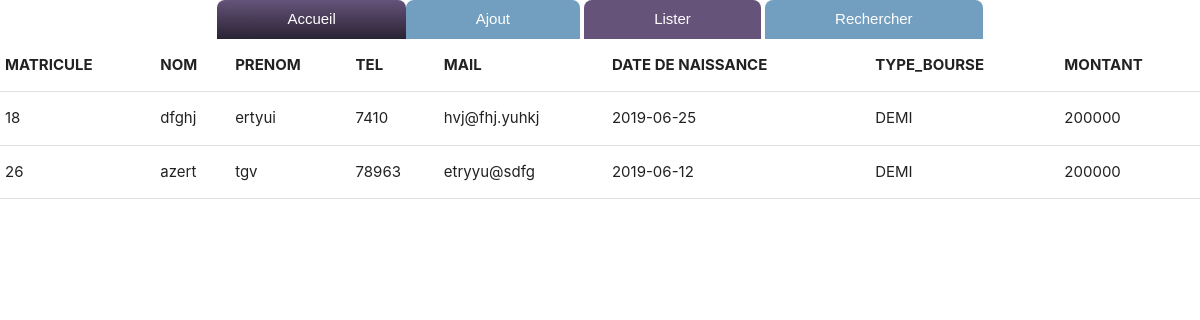
The page /projet4bddAns/listboursier.php on the database its author committed.
### tables this page shows
CREATE TABLE `etudiant` (
  `matricule` int(11) NOT NULL,
  `nom` varchar(50) NOT NULL,
  `prenom` varchar(50) NOT NULL,
  `tel` int(11) NOT NULL,
  `mail` varchar(50) NOT NULL,
  `date_naissance` date NOT NULL
);

CREATE TABLE `Type_Bourse` (
  `id_type` int(11) NOT NULL,
  `type_bourse` varchar(50) NOT NULL,
  `montant` int(11) NOT NULL
);

### projet4bddAns/Etudiantservice.php (called while the page is built, shortened)
<?php
    class Etudiantservice{
        protected $pdo;
        public function __construct($login="moonawa", $pass="Awa@771301409", $serveur="localhost", $db="bourse"){
          try{
            $this->pdo = new PDO("mysql:host=$serveur; dbname=$db", $login, $pass);
            $this->pdo -> setAttribute(PDO::ATTR_ERRMODE, PDO::ERRMODE_EXCEPTION);
          }
          catch(PDOException $e){
            echo 'Echec de la connexion :' .$e->getMessage();
          }
        }
    public function listerboursier(){
        try{
            $prepare=$this->pdo->prepare("SELECT etudiant.matricule as matricule, etudiant.nom as nom ,
             etudiant.prenom as prenom ,etudiant.tel as tel , etudiant.mail as mail,
             etudiant.date_naissance as date_naissance, Type_Bourse.type_bourse as type_bourse,
              Type_Bourse.montant as montant
            FROM `etudiant`,`Type_Bourse`,`Boursier`
           WHERE etudiant.matricule = Boursier.matricule
           AND Type_Bourse.id_type=Boursier.id_type");
           $prepare->execute();
            return $prepare->fetchAll(PDO::FETCH_OBJ);
           return $prepare;
                }
                catch(PDOException $e){
                    throw new Exception ($e->getMessage());
                }
    }
}
?>

### projet4bddAns/listboursier.php (the view, shortened to what this page needs)
<!DOCTYPE html>
<html>
<head>
    <link rel="stylesheet" href="https://cdnjs.cloudflare.com/ajax/libs/materialize/1.0.0/css/materialize.min.css">
</head>
<body>
    <?php
    include 'header.php';
$list = new Etudiantservice();
echo'<table>
    <tbody>
        <tr>
        <th>MATRICULE</th>
        <th>NOM</th>
        <th>PRENOM</th>
        <th>TEL</th>
        <th>MAIL</th>
        <th>DATE DE NAISSANCE</th>
        <th>TYPE_BOURSE</th>
        <th>MONTANT</th>
        </tr>';
        foreach ($list->listerboursier()  as  $value) {
            echo '
            <tr>
            <td>'.$value->matricule.'</td>
            <td>'.$value->nom.'</td>
            <td>'.$value->prenom.'</td>
            <td>'.$value->tel.'</td>
            <td>'.$value->mail.'</td>
            <td>'.$value->date_naissance.'</td>
            <td>'.$value->type_bourse.'</td>
            <td>'.$value->montant.'</td>
        </tr>';
        }
?>
</tbody>
</table>
</body>
</html>

### projet4bddAns/header.php (shortened to what this page needs)
<!DOCTYPE html>
<html>
    <head>
        <link rel="stylesheet" href="header.css" type="text/css">
    </head>
    <body>
<ul id="menu-demo2">
	<li><a href="accueil.php">Accueil</a>
	<li><a href="#">Ajout</a>
	</li>
	<li><a href="#">Lister</a>
	</li>
	<li><a href="#">Rechercher</a>
	</li>
</ul>
    </body>
</html>

### projet4bddAns/header.css (style rules this page uses)
#menu-demo2, #menu-demo2 ul { padding:0; margin:0; list-style:none; text-align:center; }
#menu-demo2 li { display:inline-block; position:relative; border-radius:8px 8px 0 0; }
#menu-demo2 li:first-child { background-color: #65537A; background-image:-webkit-linear-gradient(top, #65537A 0%, #2A2333 100%); background-image:linear-gradient(to bottom, #65537A 0%, #2A2333 100%); }
#menu-demo2 li:nth-child(2) { background-color: #729EBF; background-image: -webkit-linear-gradient(top, #729EBF 0%, #729EBF 100%); background-image:linear-gradient(to bottom, #729EBF 0%, #729EBF 100%); }
#menu-demo2 li:nth-child(3) { background-color: #65537A; background-image:-webkit-linear-gradient(top, #65537A 0%, #65537A 100%); background-image:linear-gradient(to bottom, #65537A 0%, #65537A 100%); }
#menu-demo2 li:last-child { background-color: #729EBF; background-image:-webkit-linear-gradient(top, #729EBF 0%, #729EBF 100%); background-image:linear-gradient(to bottom, #729EBF 0%, #729EBF 100%); }
#menu-demo2 a { text-decoration:none; display:block; padding:8px 70px; color:#fff; font-family:arial; }

### rows shown on the page
etudiant: matricule "18", nom "dfghj", prenom "ertyui", tel "7410", mail "hvj@fhj.yuhkj", date_naissance "2019-06-25", type_bourse.type_bourse "DEMI", type_bourse.montant "200000"
etudiant: matricule "26", nom "azert", prenom "tgv", tel "78963", mail "etryyu@sdfg", date_naissance "2019-06-12", type_bourse.type_bourse "DEMI", type_bourse.montant "200000"
